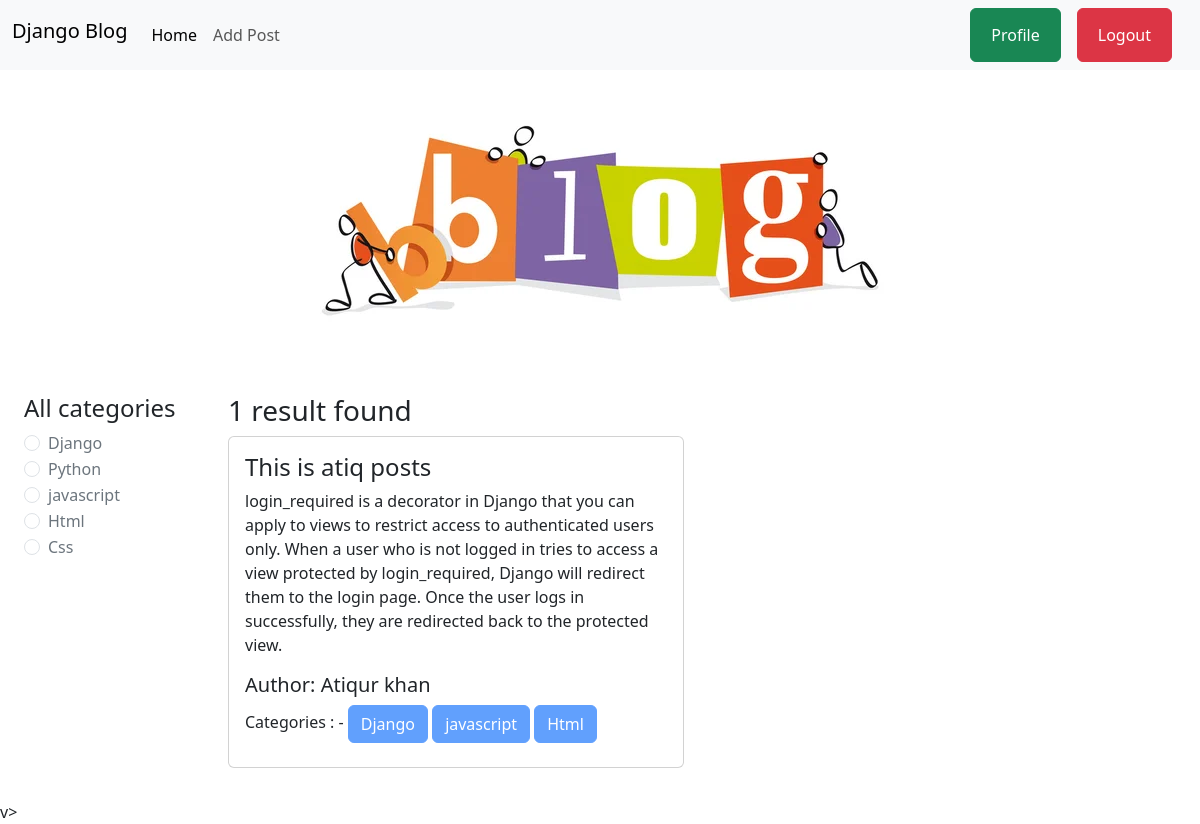
/category/html/ (signed in), run on the app's committed database.
### categories/models.py (models this page shows, shortened)
class Category(models.Model):
    name = models.CharField(max_length=100)
    slug = models.SlugField(max_length=100, unique=True, null=True, blank=True)

### posts/models.py (models this page shows, shortened)
class Post(models.Model):
    title = models.CharField(max_length=50)
    content = models.TextField()
    category = models.ManyToManyField(Category)
    author = models.ForeignKey(User, on_delete=models.CASCADE)

### blog_project/views.py (the view)
# urls.py: 2. Add a URL to urlpatterns:  path('', views.home, name='home')
def home(request, category_slug = None):
    data = Post.objects.all()
    if category_slug is not None:
        category = Category.objects.get(slug = category_slug)
        data = Post.objects.filter(category = category)
    categories = Category.objects.all()
    return render(request, 'home.html', {'data': data, 'category': categories})

### templates/home.html (shortened to what this page needs)
{% extends "base.html" %}
{% load static %}
{% block content %}
<div class="d-flex justify-content-center py-5">
        <img src="{% static 'hedder.jpg' %}" alt="">
</div>
<div class="d-flex flex-wrap p-4">
    <div class="col-2">
        <h4>All categories</h4>
        {% for i in category %}
          <div class="form-check">
            <input class="form-check-input" type="radio" name="flexRadioDefault" id="{{i.id}}">
            <label class="form-check-label" for="{{i.id}}">
                <a class="text-decoration-none text-secondary" href="{% url 'category_wase_post' i.slug %}">  {{i.name}}</a>
            </label>
          </div>
        {% endfor %}
    </div>
    <div class="col-10">
        <div class="container">
            <h3>{{data | length}} result found</h3>
            <div class="row">
                {% for i in data %}
                    <div class="col-sm-6 mb-3 mb-sm-2">
                        <div class="card">
                            <div class="card-body">
                                <h4 class="card-title">{{i.title}}</h4>
                                <p class="card-text">{{i.content}}</p>
                                <h5 class="card-title">Author: {{i.author.first_name}} {{i.author.last_name}}</h5>
                                <div class="mb-2">
                                    Categories : -
                                    {% for j in i.category.all %}
                                    <button class="btn btn-primary" disabled>{{j.name}}</button>
                                    {% endfor %}
                                </div>
                            </div>
                        </div>
                    </div>
                {% endfor %}
              </div>
            </div>
    </div>
</div>
v>
{% endblock content %}

### data on the page
Category: name "Django"
Category: name "Python"
Category: name "javascript"
Category: name "Html"
Category: name "Css"
Post: title "This is atiq posts", content "login_required is a decorator in Django that you can apply to views to restrict access to authenticated users only. When a user who is not logged in tries to access a view protected by login_required, Django will redirect them to the login page. Once the user logs in successfully, they are redirected back to the protected view.", author.first_name "Atiqur", author.last_name "khan"

### other printed values
{{ data | length }} "1"
